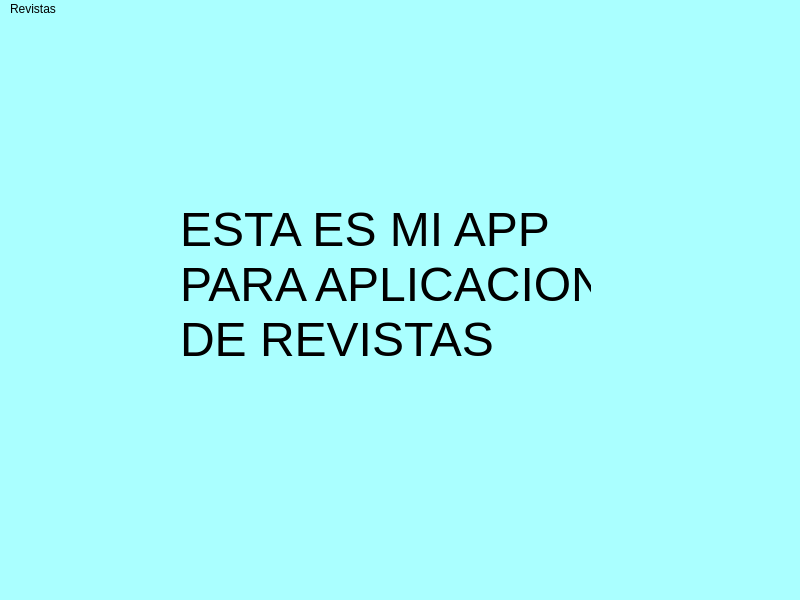
<?xml version="1.0" encoding="UTF-8"?>
<ui version="4.0">
 <class>ventana_principal</class>
 <widget class="QMainWindow" name="ventana_principal">
  <property name="geometry">
   <rect>
    <x>0</x>
    <y>0</y>
    <width>800</width>
    <height>600</height>
   </rect>
  </property>
  <property name="windowTitle">
   <string>MainWindow</string>
  </property>
  <property name="styleSheet">
   <string notr="true">background-color: rgb(170, 255, 255);</string>
  </property>
  <widget class="QWidget" name="centralwidget">
   <widget class="QLabel" name="label">
    <property name="geometry">
     <rect>
      <x>180</x>
      <y>120</y>
      <width>411</width>
      <height>291</height>
     </rect>
    </property>
    <property name="font">
     <font>
      <pointsize>36</pointsize>
     </font>
    </property>
    <property name="text">
     <string>ESTA ES MI APP
PARA APLICACION 
DE REVISTAS</string>
    </property>
   </widget>
  </widget>
  <widget class="QMenuBar" name="menubar">
   <property name="geometry">
    <rect>
     <x>0</x>
     <y>0</y>
     <width>800</width>
     <height>21</height>
    </rect>
   </property>
   <widget class="QMenu" name="menuRevistas">
    <property name="title">
     <string>Revistas</string>
    </property>
    <addaction name="separator"/>
    <addaction name="submenu_inicio"/>
    <addaction name="submenu_registrar_revistas"/>
    <addaction name="submenu_listar_revistas"/>
    <addaction name="submenu_list_widget"/>
    <addaction name="submenu_table_widget"/>
   </widget>
   <addaction name="menuRevistas"/>
  </widget>
  <widget class="QStatusBar" name="statusbar"/>
  <action name="submenu_inicio">
   <property name="text">
    <string>Inicio</string>
   </property>
  </action>
  <action name="submenu_registrar_revistas">
   <property name="text">
    <string>Insertar Revistas</string>
   </property>
  </action>
  <action name="submenu_listar_revistas">
   <property name="text">
    <string>Listar Revistas</string>
   </property>
  </action>
  <action name="submenu_list_widget">
   <property name="text">
    <string>Listado con list widget</string>
   </property>
  </action>
  <action name="submenu_table_widget">
   <property name="text">
    <string>Listado con Table widget</string>
   </property>
  </action>
 </widget>
 <resources/>
 <connections/>
</ui>
